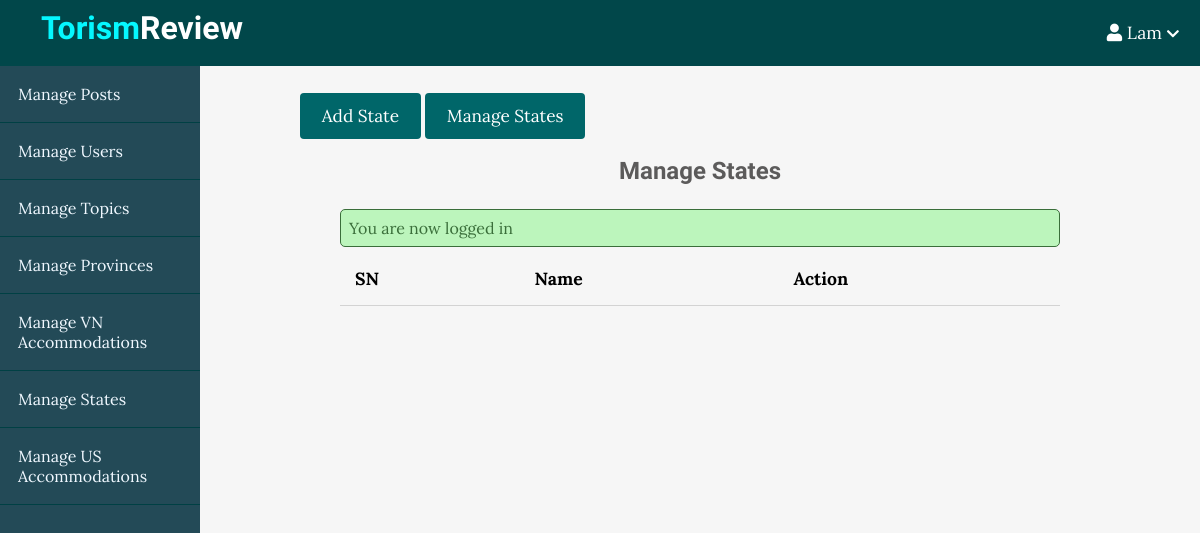
The app's page /admin/states/index.php (signed in), older data.
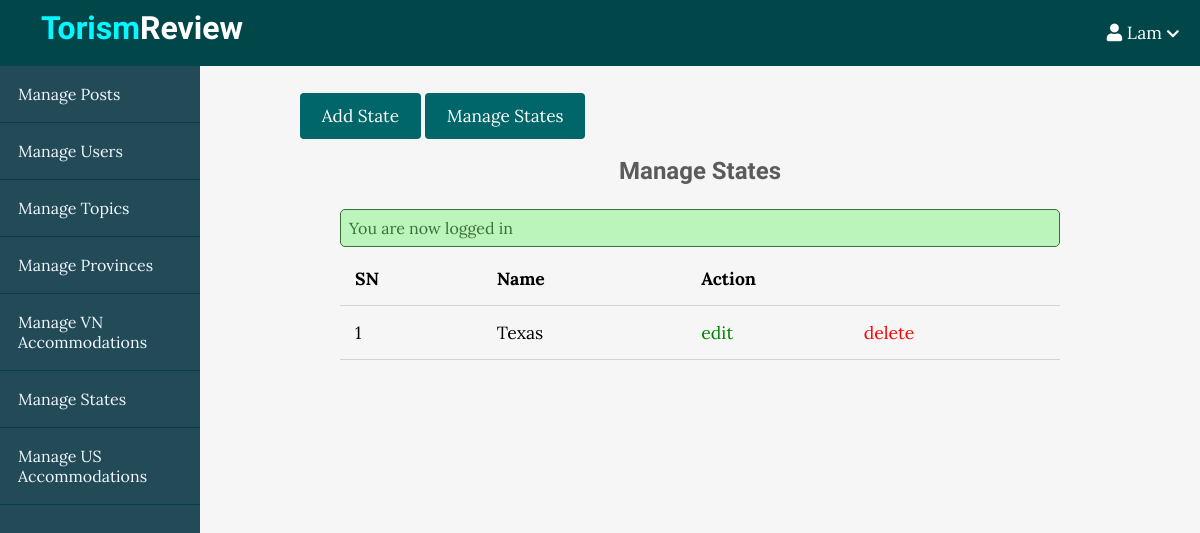
The same page, newer data.
### tables this page shows
CREATE TABLE `states` (
  `id` int(11) NOT NULL,
  `name` varchar(255) NOT NULL
);

### app/controllers/states.php (called while the page is built, shortened)
<?php
include(ROOT_PATH . "/app/database/db.php");
$table = 'states';
$states = selectAll($table);

### app/database/db.php (called while the page is built, shortened)
<?php
require('connect.php');
function selectAll($table, $conditions = [])
{
    global $conn;
    $sql = "SELECT * FROM $table";
    if (empty($conditions)) {
        $stmt = $conn->prepare($sql);
        $stmt->execute();
        $records = $stmt->get_result()->fetch_all(MYSQLI_ASSOC);
        return $records;
    }
}

### admin/states/index.php (the view, shortened to what this page needs)
<?php include(ROOT_PATH . "/app/controllers/states.php");
?>
<!DOCTYPE html>
<html lang="en">
<head>
    <link rel="stylesheet" href="https://use.fontawesome.com/releases/v5.7.2/css/all.css">
    <link rel="stylesheet" href="../../assets/css/style.css">
    <link rel="stylesheet" href="../../assets/css/admin.css">
</head>
<body>
    <?php include(ROOT_PATH . "/app/includes/adminHeader.php"); ?>
    <div class="admin-wrapper">
        <?php include(ROOT_PATH . "/app/includes/adminSidebar.php"); ?>
        <div class="admin-content">
            <div class="button-group">
                <a href="create.php" class="btn btn-big">Add State</a>
                <a href="index.php" class="btn btn-big">Manage States</a>
            </div>
            <div class="content">
                <h2 class="page-title">Manage States</h2>
                <?php include(ROOT_PATH . "/app/includes/messages.php"); ?>
                <table>
                    <thead>
                        <th>SN</th>
                        <th>Name</th>
                        <th colspan="2">Action</th>
                    </thead>
                    <tbody>
                        <?php foreach ($states as $key => $state) : ?>
                            <tr>
                                <td><?php echo $key + 1; ?></td>
                                <td><?php echo $state['name']; ?></td>
                                <td><a href="edit.php?id=<?php echo $state['id']; ?>" class="edit">edit</a></td>
                                <td><a href="index.php?del_id=<?php echo $state['id']; ?>" class="delete">delete</a></td>
                            </tr>
                        <?php endforeach; ?>
                    </tbody>
                </table>
            </div>
        </div>
    </div>
</body>
</html>

Row changes from the older to the newer data that the page shows:
added states: name "Texas"
